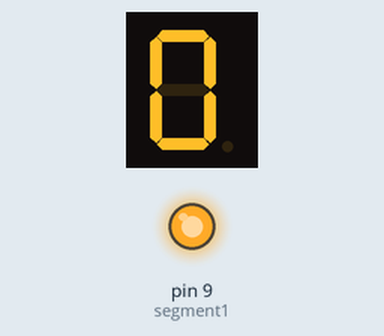
Simulated run of this sketch. Board: Arduino Uno, built with avr-gcc and run on an emulated ATmega328P. Shown: 1-digit seven-segment display, output pins drawn as LEDs (lit = HIGH). Wiring (inferred from the names in the program): 1-digit 7-segment display, segments lit when HIGH: segments pin 7, pin 6, pin 5, pin 4, pin 3, pin 2, pin 8. The segment pins are drawn as the display they are named for; pins used as bus, display or sensor lines are not drawn.

Above: at 0.4 s.
At 10.55 s:
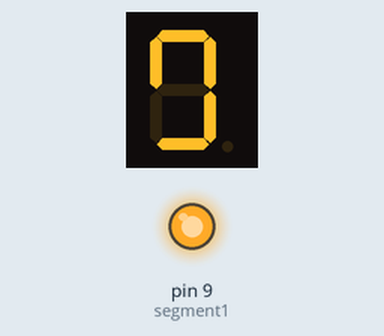
At 16.65 s:
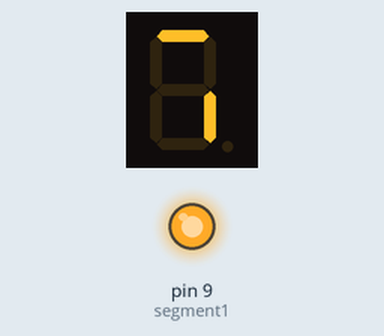
At 32.7 s:
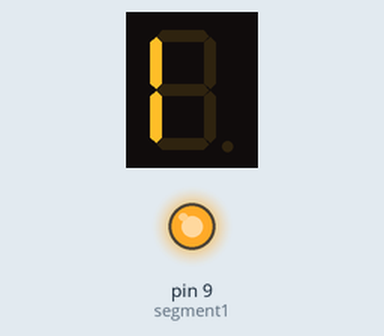
Timing chart, 0 to 34.2 s (numbered marks = the images above):
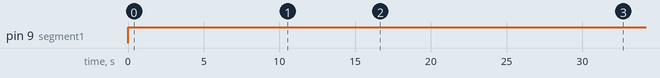

Measured:
- by itself, pin 9 (segment1): LOW → HIGH at 0.00 s
- what the display in image 0 shows lasts 0.7 s, from 0.3 s to 1.0 s

The sketch:

_7Segment_LED_display.ino
```cpp
/*
 *    -A--
 *   F    B
 *   |    |
 *    -G--
 *   E    C
 *   |    |
 *    -D--
 *
 * Digits  ABCDEFGH
 * ---------------------
 * 0       11111100
 * 1       00001100
 * 2       11011010
 * 3       11110010
 * 4       01100110
 * 5       10110110
 * 6       10111110
 * 7       11100000
 * 8       11111110
 * 9       11110110
 * A       11101110
 * B       11111110
 * C       10011100
 * D       11111100
 * E       10011110
 * F       10001110
 */


const char segmentPins[7] = {7,6,5,4,3,2,8};
const char segment1 = 9;

const int digits[10] = {
0xFC, // 0
0x0C, // 1
0xDA, // 2
0xF2, // 3
0x66, // 4
0xB6, // 5
0xBE, // 6
0xE0, // 7
0xFE, // 8
0xF6, // 9
};

void setupLEDPins(){
  for(int i=0; i < 7; i++ ){
    pinMode(segmentPins[i], OUTPUT);
  }
  pinMode(segment1, OUTPUT);
}


char isBitSet(int value, int bitPosition){

  return ((value >> bitPosition) & (char)1 );
}


void setLEDOutput(int value, int digit){
digitalWrite(digit, HIGH);
for(int i=0; i < 7; i ++){

  if(isBitSet((value >> 1), i) == 0x01){
    digitalWrite(segmentPins[6-i], HIGH);

  }else{
    digitalWrite(segmentPins[6-i],LOW);
  }
  delay(50);
}

}

void countToNine(){

setLEDOutput(digits[0], segment1);
delay(500);
setLEDOutput(digits[1], segment1);
delay(500);
setLEDOutput(digits[2], segment1);
delay(500);
setLEDOutput(digits[3], segment1);
delay(500);
setLEDOutput(digits[4], segment1);
delay(500);
setLEDOutput(digits[5], segment1);
delay(500);
setLEDOutput(digits[6], segment1);
delay(500);
setLEDOutput(digits[7], segment1);
delay(2000);
setLEDOutput(digits[8], segment1);
delay(500);
setLEDOutput(digits[9], segment1);
}

void setup() {

setupLEDPins();

/*
digitalWrite(segment1, HIGH);
digitalWrite(segmentPins[0], HIGH);
digitalWrite(segmentPins[1], HIGH);
digitalWrite(segmentPins[2], LOW);
digitalWrite(segmentPins[3], HIGH);
digitalWrite(segmentPins[4], HIGH);
digitalWrite(segmentPins[5], LOW);
digitalWrite(segmentPins[6], HIGH);
digitalWrite(segmentPins[7], LOW);
*/


}

void loop() {
  // put your main code here, to run repeatedly:

  countToNine();
  delay(1000);

}
```
